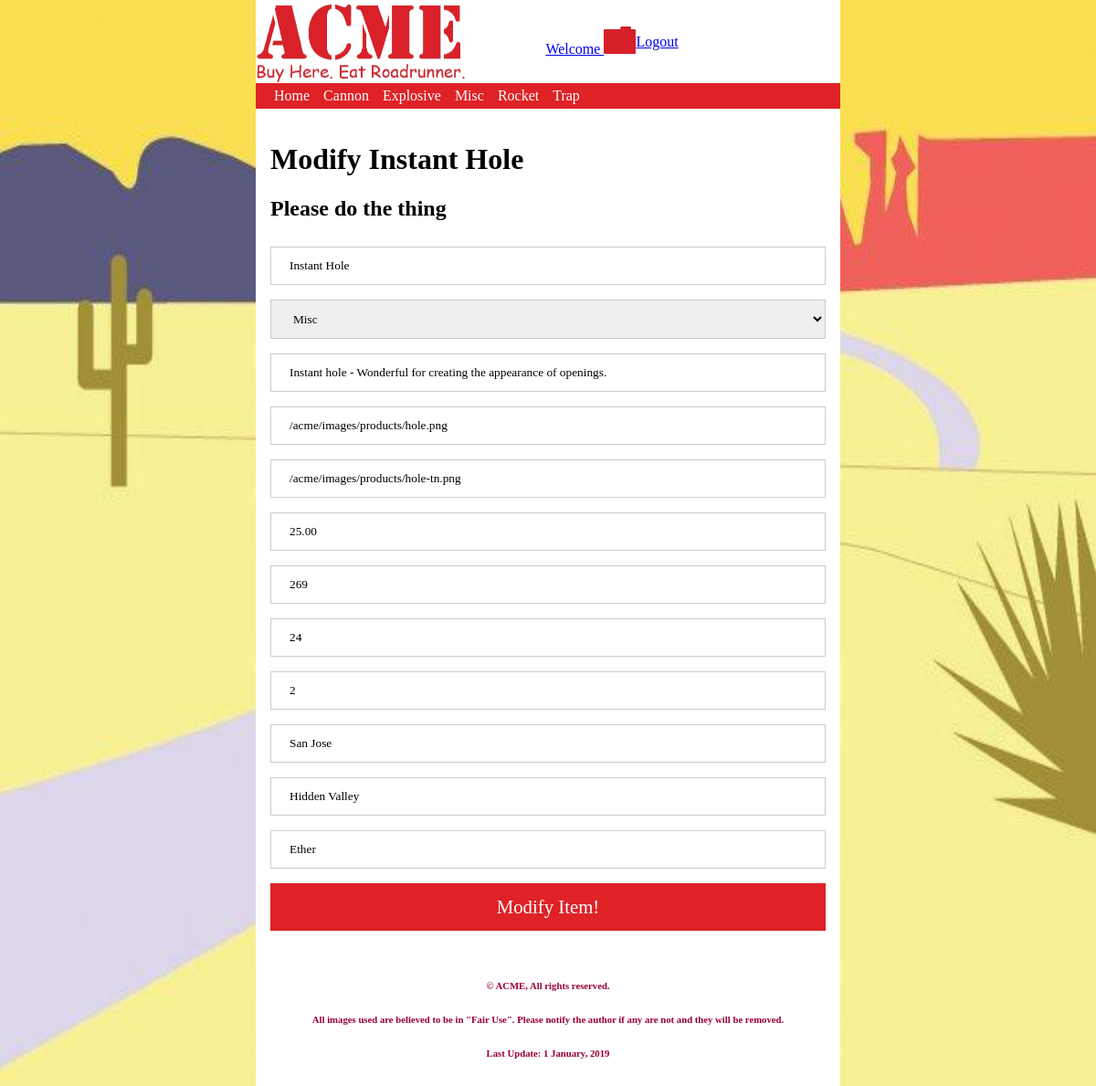
The page /products?action=modify&id=6 (signed in) on the database its author committed.
### tables this page shows
CREATE TABLE `categories` (
  `categoryId` int(10) UNSIGNED NOT NULL,
  `categoryName` varchar(30) NOT NULL
);

CREATE TABLE `inventory` (
  `invId` int(10) UNSIGNED NOT NULL,
  `invName` varchar(50) NOT NULL DEFAULT '',
  `invDescription` text NOT NULL,
  `invImage` varchar(50) NOT NULL DEFAULT '',
  `invThumbnail` varchar(50) NOT NULL DEFAULT '',
  `invPrice` decimal(10,2) NOT NULL DEFAULT '0.00',
  `invStock` smallint(6) NOT NULL DEFAULT '0',
  `invSize` smallint(6) NOT NULL DEFAULT '0',
  `invWeight` smallint(6) NOT NULL DEFAULT '0',
  `invLocation` varchar(35) NOT NULL DEFAULT '',
  `categoryId` int(10) UNSIGNED NOT NULL,
  `invVendor` varchar(20) NOT NULL DEFAULT '',
  `invStyle` varchar(20) NOT NULL DEFAULT ''
);

### model/acme-model.php (called while the page is built, shortened)
<?php
function getCategories() {
    $db = acmeConnect();
    $sql = 'SELECT categoryName, categoryId FROM categories ORDER BY categoryName ASC';
    $stmt = $db->prepare($sql);
    $stmt->execute();
    $categories = $stmt->fetchAll();
    return $categories;
}

### model/products-model.php (called while the page is built, shortened)
<?php
function getProductInfo($invId) {
    $db = acmeConnect();
    $sql = 'SELECT * FROM inventory WHERE invId = :invId';
    $stmt = $db->prepare($sql);
    $stmt->bindValue(':invId', $invId, PDO::PARAM_INT);
    $stmt->execute();
    $invInfo = $stmt->fetch(PDO::FETCH_NAMED);
    return $invInfo;
}

### view/product-update.php (the view, shortened to what this page needs)
<?php
$catList = '<select name="categoryId" id="categoryId">';
$catList .= "<option>Choose a Category</option>";
foreach ($categories as $category) {
    $catList .= "<option value='$category[categoryId]'";
    if (isset($categoryId)) {
        if ($category['categoryId'] === $categoryId) {
            $catList .= ' selected ';
        }
    } elseif (isset($invInfo['categoryId'])) {
        if ($category['categoryId'] === $invInfo['categoryId']) {
            $catList .= ' selected ';
        }
    }
    $catList .= ">$category[categoryName]</option>";
}
$catList .= '</select>';
?>
<!DOCTYPE html>
<html>
    <head>
        <link href = "/acme/css/styles.css" rel = "stylesheet" type = "text/css">
    </head>
    <body>
        <?php include $_SERVER['DOCUMENT_ROOT'] . '/acme/modules/header.php';
        ?>
        <nav>
            <?php echo $navList; ?>
        </nav>
        <main>
            <div id="addCategory">
                <h1>Modify <?php
                    if (isset($invInfo['invName'])) {
                        echo " $invInfo[invName] ";
                    } elseif (isset($invName)) {
                        echo $invName;
                    }
                    ?></h1>
                <h2>Please do the thing</h2>
                <form method="post" action="/acme/products/">
                    <input required type="text" placeholder="Inventory Name" name="invName" id="invName" <?php
                    if (isset($invName)) {
                        echo "value='$invName'";
                    } elseif (isset($invInfo['invName'])) {
                        echo "value='$invInfo[invName]'";
                    }
                    ?>><br>
                           <?php echo $catList . '<br>'; ?>
                    <input required type="text" placeholder="Inventory Description" name="invDescription" id="invDescription" <?php
                    if (isset($invDescription)) {
                        echo "value='$invDescription'";
                    } elseif (isset($invInfo['invDescription'])) {
                        echo "value='$invInfo[invDescription]'";
                    }
                    ?>><br>
                    <input required type="text" placeholder="Inventory Image" name="invImage" id="invImage" <?php
                    if (isset($invImage)) {
                        echo "value='$invImage'";
                    } elseif (isset($invInfo['invImage'])) {
                        echo "value='$invInfo[invImage]'";
                    }
                    ?>value="/images/no-image/no-image.png" ><br>
                    <input required type="text" placeholder="Inventory Thumbnail" name="invThumbnail" id="invThumbnail" <?php
                    if (isset($invThumbnail)) {
                        echo "value='$invThumbnail'";
                    } elseif (isset($invInfo['invThumbnail'])) {
                        echo "value='$invInfo[invThumbnail]'";
                    }
                    ?>value="/images/no-image/no-image.png" ><br>
                    <input required type="text" placeholder="Inventory Price" name="invPrice" id="invPrice" <?php
                    if (isset($invPrice)) {
                        echo "value='$invPrice'";
                    } elseif (isset($invInfo['invPrice'])) {
                        echo "value='$invInfo[invPrice]'";
                    }
                    ?>><br>
                    <input required type="text" placeholder="Inventory Stock" name="invStock" id="invStock" <?php
                    if (isset($invStock)) {
                        echo "value='$invStock'";
                    } elseif (isset($invInfo['invStock'])) {
                        echo "value='$invInfo[invStock]'";
                    }
                    ?>><br>
                    <input required type="text" placeholder="Inventory Size" name="invSize" id="invSize" <?php
                    if (isset($invSize)) {
                        echo "value='$invSize'";
                    } elseif (isset($invInfo['invSize'])) {
                        echo "value='$invInfo[invSize]'";
                    }
                    ?>><br>
                    <input required type="text" placeholder="Inventory Weight" name="invWeight" id="invWeight" <?php
                    if (isset($invWeight)) {
                        echo "value='$invWeight'";
                    } elseif (isset($invInfo['invWeight'])) {
                        echo "value='$invInfo[invWeight]'";
                    }
                    ?>><br>
                    <input required type="text" placeholder="Inventory Location" name="invLocation" id="invLocation" <?php
                    if (isset($invLocation)) {
                        echo "value='$invLocation'";
                    } elseif (isset($invInfo['invLocation'])) {
                        echo "value='$invInfo[invLocation]'";
                    }
                    ?>><br>
                    <input required type="text" placeholder="Inventory Vendor" name="invVendor" id="invVendor" <?php
                    if (isset($invVendor)) {
                        echo "value='$invVendor'";
                    } elseif (isset($invInfo['invVendor'])) {
                        echo "value='$invInfo[invVendor]'";
                    }
                    ?>><br>
                    <input required type="text" placeholder="Inventory Style" name="invStyle" id="invStyle" <?php
                           if (isset($invStyle)) {
                               echo "value='$invStyle'";
                           } elseif (isset($invInfo['invStyle'])) {
                               echo "value='$invInfo[invStyle]'";
                           }
                           ?>><br>
                    <button type="submit">Modify Item!</button>
                </form>
            </div>
        </main>
        <?php include $_SERVER['DOCUMENT_ROOT'] . '/acme/modules/footer.php'; ?>
    </body>
</html>

### library/functions.php (shortened to what this page needs)
<?php
function buildNav($categories) {
    $navList = '<ul>';
    $navList .= "<li><a href='/acme/index.php' title='View the Acme home page'>Home</a></li>";
    foreach ($categories as $category) {
        $navList .= "<li><a href='/acme/products/?action=category&type=$category[categoryName]' "
                . "title='View our $category[categoryName] product line'>$category[categoryName]</a>
</li>";
    }
    $navList .= '</ul>';
    return $navList;
}

### css/styles.css (style rules this page uses)
body { padding: 0; margin: 3%; font-family: "Comic Sans MS"; background-image: url("/acme/images/site/background.jpg"); background-repeat: no-repeat; background-size: 100% 100%; display: flex; flex-direction: column; }
input[type=text], input[type=email], input[type=password], select { width: 100%; padding: 12px 20px; margin: 8px 0; display: inline-block; border: 1px solid #ccc; box-sizing: border-box; font-family: "Comic Sans MS"; }
button { background-color: #DE2226; color: white; padding: 14px 20px; margin: 8px 0; border: none; cursor: pointer; width: 100%; font-family: "Comic Sans MS"; font-size: 1.3em; }
nav { background-color: #DE2226; padding: 5px; }
nav ul { background-color: #DE2226; list-style-type: none; margin: 0; padding: 0; }
nav a { color: white; display: block; text-decoration: none; }
nav > ul { display: block; }
nav > ul > li { display:table; border-left: 15px solid #DE2226; }
main { background: #ffffff; }
@media screen and (min-width: 30.1em) { nav > ul > li { display: table-cell; } }
@media screen and (min-width: 30.1em) { main { padding: 1em; } }
@media screen and (min-width: 50em) { body { margin: 0px auto; max-width: 40em; } }

### rows shown on the page
categories: categoryName "Cannon"
categories: categoryName "Explosive"
categories: categoryName "Misc"
categories: categoryName "Rocket"
categories: categoryName "Trap"
inventory: invName "Instant Hole", invDescription "Instant hole - Wonderful for creating the appearance of openings.", invImage "/acme/images/products/hole.png", invThumbnail "/acme/images/products/hole-tn.png", invPrice "25.00", invStock "269", invSize "24", invWeight "2", invLocation "San Jose", invVendor "Hidden Valley", invStyle "Ether"

### other values the page prints
form field categoryId "Misc"
